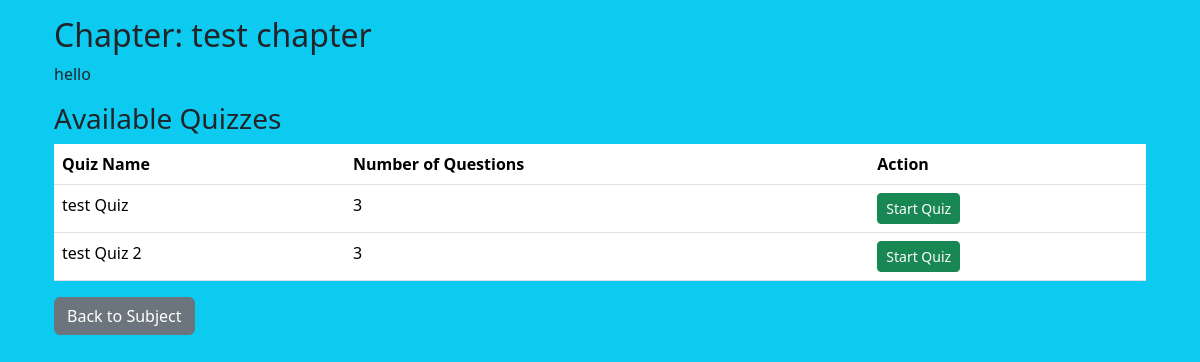
Screenshot of /user/chapter/1 (signed in) with the database file from the repository.
### models/models.py (models this page shows)
class Chapter(db.Model):
    __tablename__ = "chapters"
    id = db.Column(db.Integer, primary_key=True, autoincrement=True)
    subject_id = db.Column(db.Integer, db.ForeignKey('subjects.id'), nullable=False)
    name = db.Column(db.String(50), nullable=False)
    description = db.Column(db.Text)
    remarks = db.Column(db.Text)
    subject = db.relationship('Subject', back_populates='chapters')
    quizzes = db.relationship('Quiz', back_populates='chapter',cascade="all, delete-orphan")

class Quiz(db.Model):
    __tablename__ = "quizzes"
    id = db.Column(db.Integer, primary_key=True, autoincrement=True)
    chapter_id = db.Column(db.Integer, db.ForeignKey('chapters.id'), nullable=False)
    name = db.Column(db.String(50), nullable=False)
    description = db.Column(db.Text)
    remarks = db.Column(db.Text)
    date_of_quiz = db.Column(db.Date)
    chapter = db.relationship('Chapter', back_populates='quizzes')
    questions = db.relationship('Question', back_populates='quiz',cascade="all, delete-orphan")
    scores = db.relationship('Score', back_populates='quiz',cascade="all, delete-orphan")

### controllers/controllers.py (the view)
@controllers.route('/user/chapter/<int:chapter_id>')
def user_chapter_show(chapter_id):
    if not check_role('user'):
        flash('You are not allowed here')
        return redirect(url_for('controllers.login'))
    chapter = Chapter.query.get_or_404(chapter_id)
    today = datetime.now().date()
    quizzes = Quiz.query.filter(Quiz.chapter_id == chapter.id, Quiz.date_of_quiz <= today).all()
    return render_template('user_chapter_show.html', chapter=chapter, quizzes=quizzes)

### controllers/controllers.py (called while the page is built)
def check_role(role):
    if 'user_id' in session and session['role']==role:
        return True
    return False

### templates/user_chapter_show.html
{% extends 'layout.html' %}
{% block body %}
<div class="container">
    <h2>Chapter: {{ chapter.name }}</h2>
    <p>{{ chapter.description }}</p>
    <h3>Available Quizzes</h3>
    {% if quizzes %}
        <table class="table">
            <thead>
                <tr>
                    <th>Quiz Name</th>
                    <th>Number of Questions</th>
                    <th>Action</th>
                </tr>
            </thead>
            <tbody>
                {% for quiz in quizzes %}
                <tr>
                    <td>{{ quiz.name }}</td>
                    <td>{{ quiz.questions|length }}</td>
                    <td><a href="{{ url_for('controllers.attempt_quiz', quiz_id=quiz.id) }}" class="btn btn-success btn-sm">Start Quiz</a></td>
                </tr>
                {% endfor %}
            </tbody>
        </table>
    {% else %}
        <p>No quizzes available for this chapter.</p>
    {% endif %}
    <a href="{{ url_for('controllers.user_subject_show', subject_id=chapter.subject_id) }}" class="btn btn-secondary">Back to Subject</a>
</div>
{% endblock %}

### rows the page displays
Chapter: name "test chapter", description "hello"
Quiz: name "test Quiz", questions|length "3"
Quiz: name "test Quiz 2", questions|length "3"
